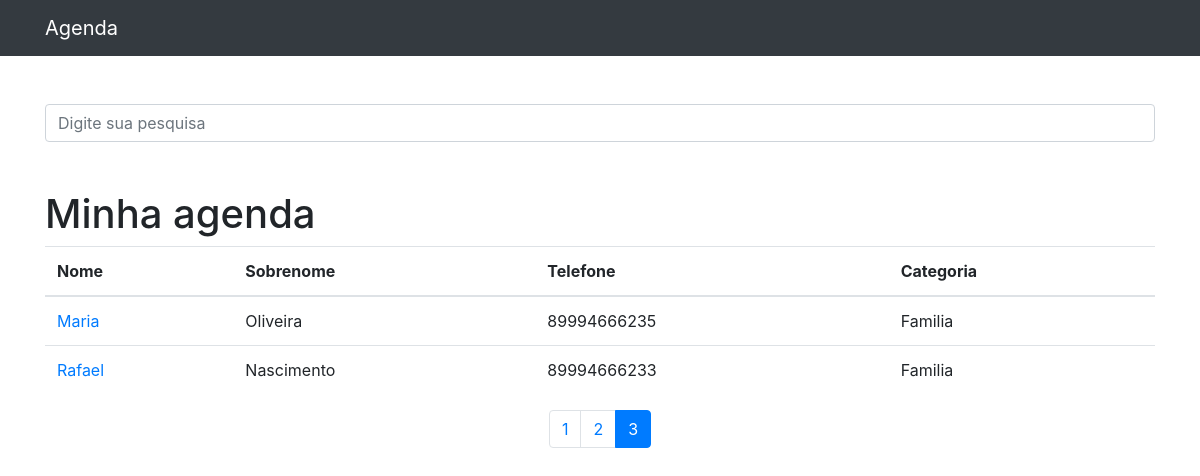
The page /?p=3&termo= on the database its author committed.
### contatos/models.py (models this page shows)
class Contato(models.Model):
    nome = models.CharField(max_length= 255)
    sobrenome = models.CharField(max_length= 255, blank = True)
    telefone = models.CharField(max_length= 255)
    email = models.CharField(max_length= 255, blank = True)
    data_criacao = models.DateTimeField(default = timezone.now)
    descricao = models.TextField(blank= True)
    categoria = models.ForeignKey(Categoria, on_delete= models.DO_NOTHING)
    mostrar = models.BooleanField(default=True)
    foto= models.ImageField(blank=True, upload_to='fotos/%Y/%m/%d')

class Categoria(models.Model):
    nome = models.CharField(max_length= 255)
    def __str__(self):
        return self.nome

### contatos/views.py (the view)
# urls.py: path('', views.index, name='index'),
def index(request):
    contatos = Contato.objects.order_by('-id').filter(
        mostrar=True
    )
    paginator = Paginator(contatos, 2)
    page = request.GET.get('p')
    contatos = paginator.get_page(page)
    return render(request, 'contatos/index.html',{
        'contatos': contatos
    })

### contatos/templates/contatos/index.html
{% extends 'base.html'%}
{%block conteudo %}
<h1 class="mt-5">Minha agenda</h1>
        <table class="table">
          <thead>
            <tr>
              <th>Nome</th>
              <th>Sobrenome</th>
              <th>Telefone</th>
              <th>Categoria</th>
            </tr>
          </thead>
          <tbody>
            {% for contato in contatos%}
                <tr>
                  <td>
                    <a href="{% url 'ver_contato' contato.id %}"> {{ contato.nome}} </a>
                  </td>
                  <td>{{ contato.sobrenome}}</td>
                  <td>{{ contato.telefone}}</td>
                  <td>{{ contato.categoria}}</td>
                </tr>
            {% endfor%}
                </tbody>
              </table>
              <nav aria-label="Page navigation example">
                <ul class="pagination justify-content-center">
                  {% for pagina in contatos.paginator.page_range%}
                    {% if contatos.number == pagina %}
                      <li class="page-item active">
                        <a class="page-link" href="?p={{ pagina }}&termo={{ request.GET.termo }}">{{ pagina }}</a>
                      </li>
                    {% else %}
                      <li class="page-item ">
                        <a class="page-link" href="?p={{ pagina }}&termo={{ request.GET.termo }}">{{ pagina }}</a>
                      </li>
                    {% endif %}
                  {% endfor %}
                </ul>
              </nav>
{%endblock %}

### rows shown on the page
Contato: nome "Maria", sobrenome "Oliveira", telefone "89994666235", categoria "Familia"
Contato: nome "Rafael", sobrenome "Nascimento", telefone "89994666233", categoria "Familia"

### other values the page prints
{{ pagina }} "1" "2"
{{ pagina }} "3"
